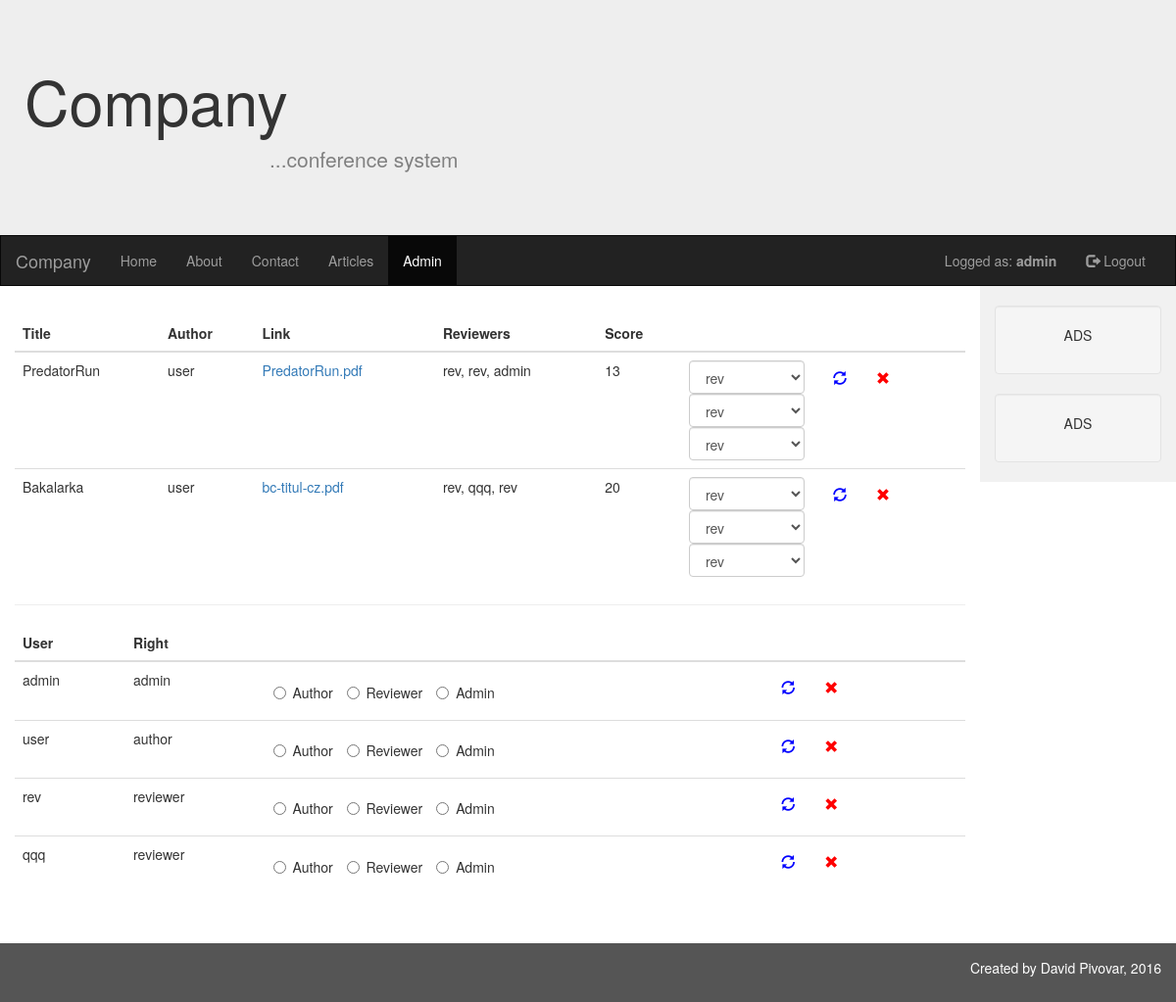
Screenshot of /index.php?page=admin (signed in) with the database file from the repository.
### tables this page shows
CREATE TABLE `articles` (
  `ID` int(11) NOT NULL,
  `title` varchar(45) NOT NULL,
  `author` int(11) NOT NULL,
  `abstract` varchar(300) DEFAULT NULL,
  `URL` varchar(45) NOT NULL,
  `score1` int(11) NOT NULL,
  `score2` int(11) NOT NULL,
  `score3` int(11) NOT NULL,
  `pass` int(11) NOT NULL
);

CREATE TABLE `users` (
  `ID` int(11) NOT NULL,
  `login` varchar(45) NOT NULL,
  `pass` varchar(45) NOT NULL,
  `mail` varchar(45) NOT NULL,
  `right` int(11) NOT NULL
);

CREATE TABLE `score` (
  `ID` int(11) NOT NULL,
  `rev` int(11) DEFAULT NULL,
  `score1` int(11) DEFAULT NULL,
  `score2` int(11) DEFAULT NULL,
  `score3` int(11) DEFAULT NULL
);

CREATE TABLE `rights` (
  `ID` int(11) NOT NULL,
  `right` varchar(45) NOT NULL
);

### inc/login_go.php (called while the page is built, shortened)
<?php
function isLogged()
{
    $key = $GLOBALS["key"];
    if(isset($_SESSION[$key]["login"]))
    {
        return true;
    }
    else
    {
        return false;
    }
}
?>

### inc/db_articles.class.php (called while the page is built, shortened)
<?php
class db_articles extends db_pdo
{
    public function GetAllArticles()
    {
        $table_name = "articles";
        $columns = "*";
        $where = array();
        $result = $this->DBSelectAll($table_name, $columns, $where);
        return $result;
    }
    public function GetUser($userID)
    {
        $table_name = "users";
        $columns = "*";
        $where = array();
        $where[] = array("column" => "ID", "value" => $userID, "symbol" => "=");
        $result = $this->DBSelectOne($table_name, $columns, $where);
        return $result;
    }
    public function GetAllUsers()
    {
        $table_name = "users";
        $columns = "*";
        $where = array();
        $result = $this->DBSelectAll($table_name, $columns, $where);
        return $result;
    }
    public function GetReviewers()
    {
        $table_name = "users";
        $columns = "*";
        $where = array();
        $where[] = array("column" => "right", "value" => "3", "symbol" => "=");
        $result = $this->DBSelectAll($table_name, $columns, $where);
        return $result;
    }
    public function GetRight($rightID)
    {
        $table_name = "rights";
        $columns = "*";
        $where = array();
        $where[] = array("column" => "ID", "value" => $rightID, "symbol" => "=");
        $result = $this->DBSelectOne($table_name, $columns, $where);
        return $result;
    }
    public function GetScore($scoreID)
    {
        $table_name = "score";
        $columns = "*";
        $where = array();
        $where[] = array("column" => "ID", "value" => $scoreID, "symbol" => "=");
        $result = $this->DBSelectOne($table_name, $columns, $where);
        return $result;
    }
    public function GetOverallScore($score1, $score2, $score3)
    {
        $score = $this->GetScore($score1);
        $result = $score["score1"] + $score["score2"] + $score["score3"];
        $score = $this->GetScore($score2);
        $result = $result + $score["score1"] + $score["score2"] + $score["score3"];
        $score = $this->GetScore($score3);
        $result = $result + $score["score1"] + $score["score2"] + $score["score3"];
        return $result;
    }
}
?>

### inc/db_pdo.class.php (called while the page is built, shortened)
<?php
class db_pdo
{
	private $connection;
	public function DBSelectOne($table_name, $select_columns_string, $where_array, $limit_string = "")
	{
		$mysql_pdo_error = false;
		$where_pom = "";
		if ($where_array != null)
			foreach ($where_array as $index => $item)
			{
				$column = $item["column"];
				$symbol = $item["symbol"];
				if (key_exists("value", $item))
					$value_pom = "?";
				else if (key_exists("value_mysql", $item))
					$value_pom = $item["value_mysql"];
				$where_pom .= "`$column` $symbol  $value_pom ";
			}
			if (trim($where_pom) != "") $where_pom = "where $where_pom";
			$query = "select $select_columns_string from `".$table_name."` $where_pom $limit_string;";
			$statement = $this->connection->prepare($query);
			$bind_param_number = 1;
			if ($where_array != null)
				foreach ($where_array as $index => $item)
				{
					if (key_exists("value", $item))
					{
						$value = $item["value"];
						$statement->bindValue($bind_param_number, $value);
						$bind_param_number ++;
					}
				}
				$statement->execute();
				$errors = $statement->errorInfo();
				if ($mysql_pdo_error == false)
				{
					$row = $statement->fetch(PDO::FETCH_ASSOC);
					return $row;
				}
				else
				{
					echo "Chyba v dotazu - PDOStatement::errorInfo(): ";
					printr($errors);
					echo "SQL dotaz: $query";
				}
	}
	public function DBSelectAll($table_name, $select_columns_string, $where_array, $limit_string = "", $order_by_array = array())
	{
		$mysql_pdo_error = false;
		$where_pom = "";
		if ($where_array != null)
		foreach ($where_array as $index => $item)
		{
				$column = $item["column"];
				$symbol = $item["symbol"];
				if (key_exists("value", $item))
					$value_pom = "?";
				else if (key_exists("value_mysql", $item))
					$value_pom = $item["value_mysql"];
				$where_pom .= "`$column` $symbol  $value_pom ";
		}
		if (trim($where_pom) != "") $where_pom = "where $where_pom";
		$order_by_pom = "";
		$query = "select $select_columns_string from `".$table_name."` $where_pom $order_by_pom $limit_string;";
		$statement = $this->connection->prepare($query);
		$bind_param_number = 1;
		if ($where_array != null)
		foreach ($where_array as $index => $item)
		{
					if (key_exists("value", $item))
					{
						$value = $item["value"];
						$statement->bindValue($bind_param_number, $value);
						$bind_param_number ++;
					}
		}
		$statement->execute();
		$errors = $statement->errorInfo();
		if ($mysql_pdo_error == false)
		{
					$rows = $statement->fetchAll(PDO::FETCH_ASSOC);
					return $rows;
		}
		else
		{
					echo "Chyba v dotazu - PDOStatement::errorInfo(): ";
					printr($errors);
					echo "SQL dotaz: $query";
		}
	}
	function Connect()
	{
		try
		{
			$options = array(PDO::MYSQL_ATTR_INIT_COMMAND => 'SET NAMES utf8',);
			$this->connection = new PDO("mysql:host=".DB_SERVER.";dbname=".DB_DATABASE_NAME."",
					DB_USER_LOGIN, DB_USER_PASSWORD, $options);
		} catch (PDOException $e)
		{
			print "Error!: " . $e->getMessage() . "<br/>";
			die();
		}
	}
}
?>

### cont/admin.inc.php (the view, shortened to what this page needs)
<div class="container-fluid text-center">
    <div class="row content">
        <div class="col-sm-10 text-left content-odsazeni">
<?php
$db = new db_articles();
$db->Connect();
?>
            <table class="table table-hover ">
                <thead>
                    <tr>
                        <th>Title</th>
                        <th>Author</th>
                        <th>Link</th>
                        <th>Reviewers</th>
                        <th>Score</th>
                        <th></th>
                        <th></th>
                    </tr>
                </thead>
                <tbody>
<?php
$articles = $db->GetAllArticles();
foreach($articles as $art)
{
    $user = $db->GetUser($art["author"]);
    $rev1 = $db->GetScore($art["score1"]);
    $rev1 = $db->GetUser($rev1["rev"]);
    $rev2 = $db->GetScore($art["score2"]);
    $rev2 = $db->GetUser($rev2["rev"]);
    $rev3 = $db->GetScore($art["score3"]);
    $rev3 = $db->GetUser($rev3["rev"]);
    $score = $db->GetOverallScore($art["score1"], $art["score2"], $art["score3"]);
    $reviewers = $db->GetReviewers();
    echo "<tr><td>$art[title]</td>
        <td>$user[login]</td>
        <td><a href='pdf/$art[URL]'>$art[URL]</a></td>
        <td>$rev1[login], $rev2[login], $rev3[login]</td>
        <td>$score</td>
        <form name='form' action='index.php?page=admin&action=rev&articleID=$art[ID]' method='post'>
            <input type='hidden' name='scoreID[score1]' value='$art[score1]'/>
            <input type='hidden' name='scoreID[score2]' value='$art[score2]'/>
            <input type='hidden' name='scoreID[score3]' value='$art[score3]'/>
        <td><select class='form-control' name='set[score1]'>";
    foreach($reviewers as $rev)
    {
        echo "<option value='$rev[ID]'>$rev[login]</option>";
    }
    echo "</select><select class='form-control' name='set[score2]'>";
    foreach($reviewers as $rev)
    {
        echo "<option value='$rev[ID]'>$rev[login]</option>";
    }
    echo "</select><select class='form-control' name='set[score3]'>";
    foreach($reviewers as $rev)
    {
        echo "<option value='$rev[ID]'>$rev[login]</option>";
    }
    echo "</select></td><td>";
    echo "<button class='btn btn-link glyphicon glyphicon-refresh' style='color:blue'></button>
            <a href='index.php?page=admin&action=delete_article&articleID=$art[ID]' class='btn btn-link glyphicon glyphicon-remove' style='color:red'></a></td>
        </form></tr>";
}
?>
            </tbody>
            </table>
            <hr>
            <table class="table table-hover ">
                <thead>
                    <tr>
                        <th>User</th>
                        <th>Right</th>
                        <th></th>
                        <th></th>
                    </tr>
                </thead>
                <tbody>
<?php
$users = $db->GetAllUsers();
foreach($users as $user)
{
    $right = $db->GetRight($user["right"]);
    echo "<tr><td>$user[login]</td>
        <td>$right[right]</td>
        <form name='form' action='index.php?page=admin&action=right&userID=$user[ID]' method='post'>
            <td><div class='radio'>
                <label class='radio-inline'><input type='radio' name='set' value='2'>Author</label>
                <label class='radio-inline'><input type='radio' name='set' value='3'>Reviewer</label>
                <label class='radio-inline'><input type='radio' name='set' value='0'>Admin</label>
            </div></td>
            <td><button type='submit' class='btn btn-link glyphicon glyphicon-refresh' style='color:blue'></button>
            <a href='index.php?page=admin&action=delete_user&userID=$user[ID]' class='btn btn-link glyphicon glyphicon-remove' style='color:red'></a></td>
        </form></tr>";
}
?>
            </tbody>
            </table>
        </div>
        <?php include "nav/sidenav.php";?>
    </div>
</div>

### index.php (shortened to what this page needs)
<?php
$page = @$_REQUEST["page"]."";
include_once("inc/db_pdo.class.php");
include_once("inc/db_articles.class.php");
include_once("inc/login_go.php");
?>
<!DOCTYPE html>
<html>
    <head>
        <?php include "nav/head.php";?>
    </head>
    <body>
        <?php
        include "nav/header.php";
        include "nav/navbar.php";
        if(in_array($page, array("index", "about", "contact", "login", "register", "articles")))
        {
            include "cont/".$page.".inc.php";
        }
        else if(in_array($page, array("admin", "author", "reviewer")))
        {
            $user_right = $_SESSION["conference_system"]["right"];
            if(isLogged() && $page == $user_right){
                include "cont/".$page.".inc.php";
            }
            else{
                header("Location:index.php?page=login");
            }
        }
        else {
            echo "<h1>404: Page not found!</h1>";
        }
        include "nav/footer.php";
        ?>
    </body>
</html>

### nav/head.php (shortened to what this page needs)
<link rel="stylesheet" href="https://maxcdn.bootstrapcdn.com/bootstrap/3.3.7/css/bootstrap.min.css">
<link rel="stylesheet" type="text/css" href="css/style.css">

### nav/header.php
<header class="jumbotron">
    <h1>Company</h1>
    <p class="header-odsazeni" style="color:grey;">...conference system</p>
</header>

### nav/navbar.php (shortened to what this page needs)
<nav class="navbar navbar-inverse">
  <div class="container-fluid">
    <div class="navbar-header">
      <a class="navbar-brand" href="index.php">Company</a>
    </div>
    <div class="collapse navbar-collapse" id="myNavbar">
      <ul class="nav navbar-nav">
          <?php
                if($page == "index")
                {
                    echo "<li class='active'><a href='index.php'>Home</a></li>";
                    echo "<li><a href='index.php?page=about'>About</a></li>";
                    echo "<li><a href='index.php?page=contact'>Contact</a></li>";
                    echo "<li><a href='index.php?page=articles'>Articles</a></li>";
                }
                else if($page == "about")
                {
                    echo "<li><a href='index.php'>Home</a></li>";
                    echo "<li class='active'><a href='index.php?page=about'>About</a></li>";
                    echo "<li><a href='index.php?page=contact'>Contact</a></li>";
                    echo "<li><a href='index.php?page=articles'>Articles</a></li>";
                }
                else if($page == "contact")
                {
                    echo "<li><a href='index.php'>Home</a></li>";
                    echo "<li><a href='index.php?page=about'>About</a></li>";
                    echo "<li class='active'><a href='index.php?page=contact'>Contact</a></li>";
                    echo "<li><a href='index.php?page=articles'>Articles</a></li>";
                }
                else if($page == "articles")
                {
                    echo "<li><a href='index.php'>Home</a></li>";
                    echo "<li><a href='index.php?page=about'>About</a></li>";
                    echo "<li><a href='index.php?page=contact'>Contact</a></li>";
                    echo "<li class='active'><a href='index.php?page=articles'>Articles</a></li>";
                }
                else
                {
                    echo "<li><a href='index.php'>Home</a></li>";
                    echo "<li><a href='index.php?page=about'>About</a></li>";
                    echo "<li><a href='index.php?page=contact'>Contact</a></li>";
                    echo "<li><a href='index.php?page=articles'>Articles</a></li>";
                }
            if(isLogged())
            {
                if($page == "admin" || $page == "author" || $page == "reviewer")
                {
                    if($_SESSION[$key]["right"] == "admin")
                    {
                        echo "<li class='active'><a href='index.php?page=admin'>Admin</a></li>";
                    }
                }
            }
          ?>
      </ul>
      <ul class="nav navbar-nav navbar-right">
          <?php
            if(isLogged())
            {
                echo "<p class='navbar-text'>Logged as: <b>". $_SESSION["conference_system"]["login"]."</b></p>";
                echo "<li><a href='index.php?action=logout'><span class='glyphicon glyphicon-log-out'></span> Logout</a></li>";
            }
          ?>
      </ul>
    </div>
  </div>
</nav>

### nav/sidenav.php
<div class="col-sm-2 sidenav">
    <div class="well">
        <p>ADS</p>
    </div>
    <div class="well">
        <p>ADS</p>
    </div>
</div>

### nav/footer.php
<footer class="container-fluid text-right">
    <p>Created by David Pivovar, 2016</p>
</footer>

### css/style.css (style rules this page uses)
html { position: relative; min-height: 100%; }
body { margin-bottom: 60px; }
footer { background-color: #555; color: white; padding: 15px; position: absolute; bottom: 0; width: 100%; height: 60px; }
form { margin-top: 10px; }
.jumbotron { margin: 0; padding-left: 25px; }
.navbar { margin-bottom: 0; border-radius: 0; }
.row.content { height: 100%; }
.sidenav { padding-top: 20px; background-color: #f1f1f1; height: 100%; }
@media screen and (min-width: 767px) { .header-odsazeni { margin-left:250px; } }
@media screen and (min-width: 767px) { .content-odsazeni { margin-top: 30px; margin-bottom: 30px; } }

### rows the page displays
articles: title "PredatorRun", users.login "user", URL "PredatorRun.pdf", users.login "rev", users.login "admin", score "13"
articles: title "Bakalarka", users.login "user", URL "bc-titul-cz.pdf", users.login "rev", users.login "qqq", score "20"
users: login "admin", rights.right "admin"
users: login "user", rights.right "author"
users: login "rev", rights.right "reviewer"
users: login "qqq", rights.right "reviewer"

### other values shown
$_SESSION["conference_system"]["login"] "admin"
form field value "rev"
